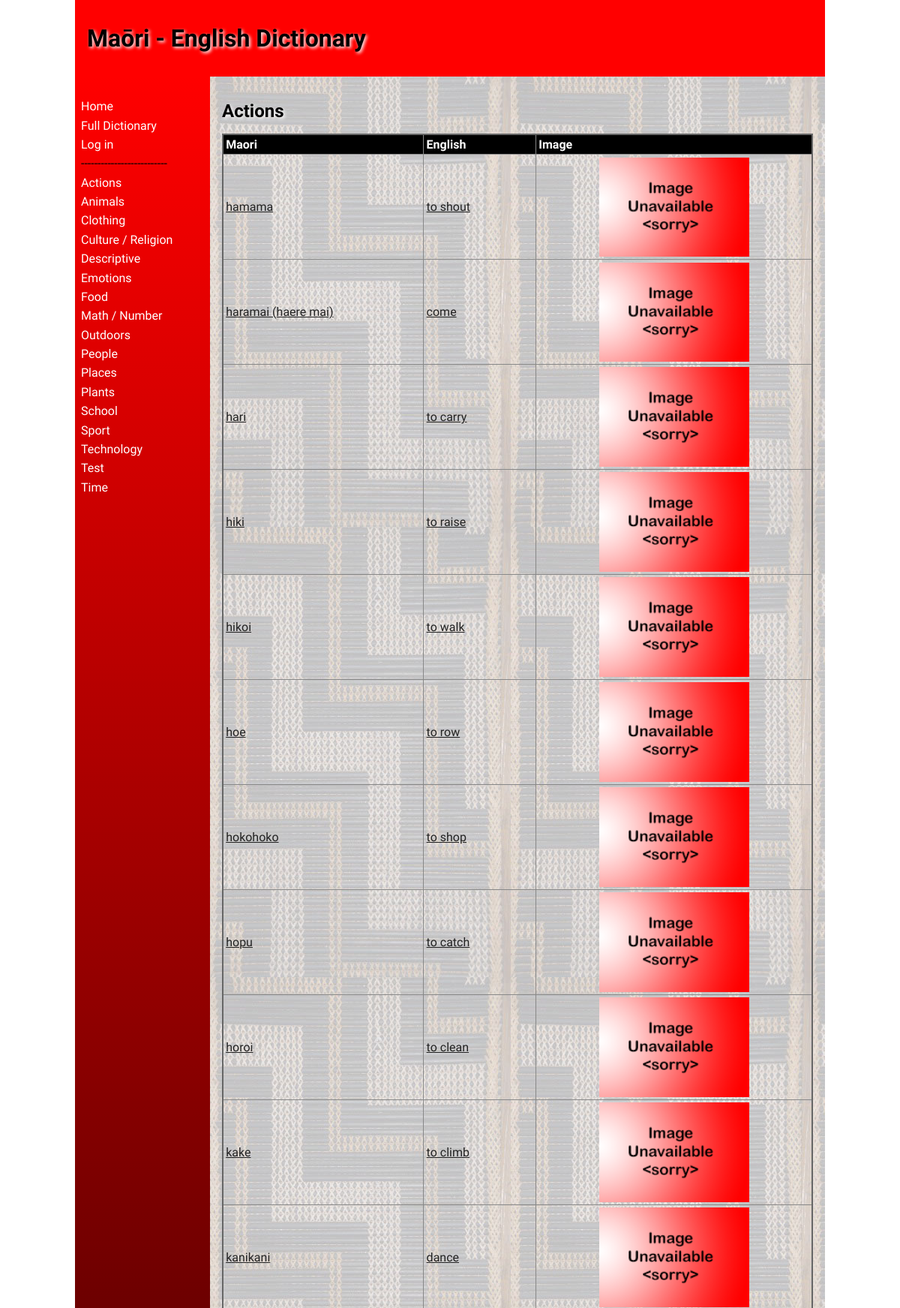
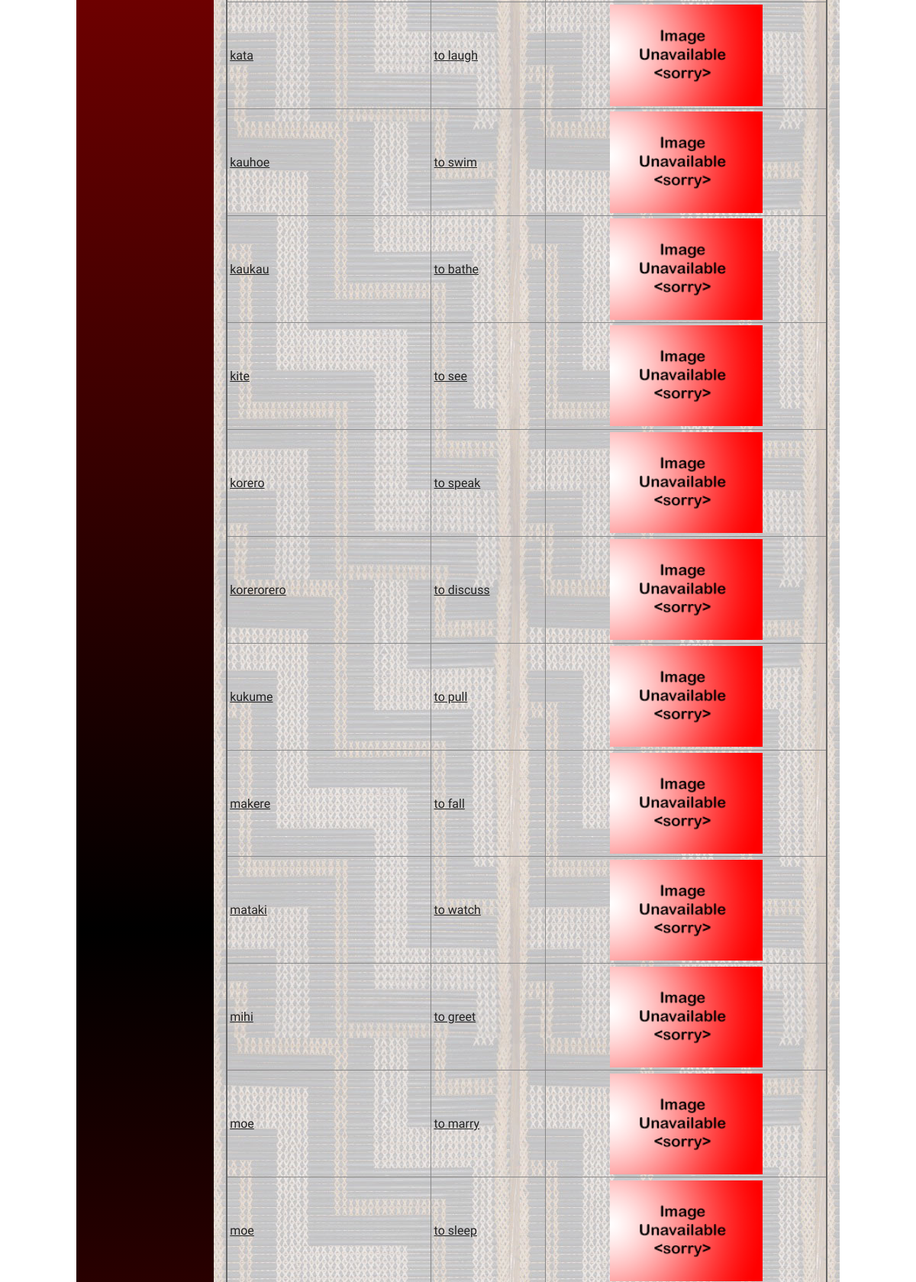
Page /category/1 (upper part) on the committed database (2 pictures, top to bottom).
### tables this page shows
CREATE TABLE "categories"
(
	id integer
		primary key autoincrement,
	category_names varchar(30),
	user_created boolean
);

CREATE TABLE "words"
(
	id integer
		primary key autoincrement,
	user_id integer not null
		references user_details,
	category_id integer
		references categories,
	maori varchar(30),
	english varchar(30),
	definition varchar(200),
	level integer,
	timestamp datetime,
	image varchar(100)
);

### app.py (the view)
@app.route('/category/<cat_id>')
def render_category_page(cat_id):
    con = create_connection(DB_NAME)
    query = "SELECT id, category_names, user_created FROM categories WHERE id = ?"
    cur = con.cursor()
    cur.execute(query, (cat_id,))
    fetched_categories = cur.fetchall()
    if not fetched_categories:
        return redirect('/?error=No+such+category')
    query = "SELECT * FROM words WHERE category_id = ? ORDER BY maori ASC"
    cur = con.cursor()
    cur.execute(query, (cat_id,))
    fetched_words = cur.fetchall()
    con.close()
    return render_template('category.html', logged_in=is_logged_in(), category_list=category_list(),
                           category_data=fetched_categories, category_words=fetched_words,
                           teacher_perms=is_teacher())

### app.py (called while the page is built)
def create_connection(db_file):
    try:
        connection = sqlite3.connect(db_file)
        connection.execute('pragma foreign_keys=ON')
        return connection
    except Error as e:
        print(e)
    return None

def is_logged_in():
    if session.get("email") is None:
        print("Not logged in")
        return False
    else:
        print("Logged in")
        return True

def is_teacher():
    if not is_logged_in() or (session.get("teacher") is (None or 0)):
        print("Not teacher logged in")
        return False
    else:
        print("Teacher logged in")
        return True

def category_list():
    con = create_connection(DB_NAME)
    query = "SELECT * FROM categories ORDER BY category_names ASC"
    cur = con.cursor()
    cur.execute(query)
    queried_categories = cur.fetchall()
    con.close()
    return queried_categories

### templates/category.html (shortened to what this page needs)
{% extends 'base.html' %}
{% block main %}
    <table class="table">
        <h2>{{ category_data[0][1] }}
        </h2>
        <thead>
        <tr>
            <th>Maori</th>
            <th>English</th>
            <th>Image</th>
        </tr>
        </thead>
        <tbody>
        {% for category_word in category_words %}
            <tr>
                <td><a href="/word/{{ category_word [0] }}">{{ category_word[3] }}</a></td>
                <td><a href="/word/{{ category_word [0] }}">{{ category_word[4] }}</a></td>
                <td><img src="/static/images/{{ category_word [8] }}"></td>
            </tr>
        {% endfor %}
        </tbody>
    </table>
{% endblock %}

### templates/base.html (shortened to what this page needs)
<!doctype html>
<html lang="en">
<head>
    <link href="{{ url_for('static', filename='css/style.css') }}" rel="stylesheet">
</head>
<body>
<div id="container">
    <header>
        <h1>Maōri - English Dictionary</h1>
    </header>
    <nav>
        <ul>
            <li><a href="\">Home</a></li>
            <li><a href="/full_dictionary">Full Dictionary</a></li>
            {% if logged_in %}
                {% if teacher_perms %}
                    <li>--------------------------</li>
                    <li><a href="/add_category">Add Category</a></li>
                    <li><a href="/add_word">Add Word</a></li>
                {% endif %}
                <li>--------------------------</li>
                <a href="/logout">Log out</a>
            {% else %}
                <li><a href="/login">Log in</a></li>
            {% endif %}
            <li>--------------------------</li>
            {% for category in category_list %}
                <li><a href="/category/{{ category[0] }}">{{ category[1] }}</a></li>
            {% endfor %}
        </ul>
    </nav>
    <main>
        {% block main %}{% endblock %}
    </main>
</div>
</body>
</html>

### static/css/style.css (style rules this page uses)
* { font-family: Comfortaa, sans-serif; margin: 0; padding: 0; box-sizing: border-box; }
#container { display: grid; grid-template-columns: 75px auto; grid-template-areas: 'nav header' 'main main' 'footer footer'; }
header { grid-area: header; background-color: #f00; padding: 1rem; }
nav { grid-area: nav; }
main { grid-area: main; padding: 1rem; background-color: #edd; }
h1, h2, h3, h4 { padding: 1rem 0; font-family: 'Suez One', serif; color: #000; text-shadow: 2px 2px 4px #fff; }
a { color: #222; text-decoration: underline; }
img { width: 100%; }
table { width: 100%; border: 2px solid #666; border-collapse: collapse; }
img { display: block; margin-left: auto; margin-right: auto; height: auto; width:200px; }
th, td { border: 1px solid #888; padding: 0.2rem; text-align: left; }
th { background-color: #000; color: #fff; }
@media only screen and (min-width: 768px) { #container { grid-template-columns: 180px auto; grid-template-areas: 'header header' 'nav main' 'footer footer'; } }
@media only screen and (min-width: 768px) { nav { background: linear-gradient(180deg, rgba(255,0,0,1) 0%, rgba(0, 0, 0, 1) 50%, rgba(255,0,0,1) 100%); padding: 0.5rem; } }
@media only screen and (min-width: 768px) { nav ul { list-style: none; } }
@media only screen and (min-width: 768px) { nav li { padding: 0.2rem 0; } }
@media only screen and (min-width: 768px) { nav a { color: #fff; text-decoration: none; } }
@media only screen and (min-width: 768px) { main { background-image: url('/static/images/poutama.jpg'); } }
@media only screen and (min-width: 1000px) { #container { width: 1000px; margin: auto; } }

### rows in the picture
categories: category_names "Actions"
categories: category_names "Animals"
categories: category_names "Clothing"
categories: category_names "Culture / Religion"
categories: category_names "Descriptive"
categories: category_names "Emotions"
categories: category_names "Food"
categories: category_names "Math / Number"
categories: category_names "Outdoors"
categories: category_names "People"
categories: category_names "Places"
categories: category_names "Plants"
categories: category_names "School"
categories: category_names "Sport"
categories: category_names "Technology"
categories: category_names "Test"
categories: category_names "Time"
words: maori "hamama", english "to shout", image (placeholder picture)
words: maori "haramai (haere mai)", english "come", image (placeholder picture)
words: maori "hari", english "to carry", image (placeholder picture)
words: maori "hiki", english "to raise", image (placeholder picture)
words: maori "hikoi", english "to walk", image (placeholder picture)
words: maori "hoe", english "to row", image (placeholder picture)
words: maori "hokohoko", english "to shop", image (placeholder picture)
words: maori "hopu", english "to catch", image (placeholder picture)
words: maori "horoi", english "to clean", image (placeholder picture)
words: maori "kake", english "to climb", image (placeholder picture)
words: maori "kanikani", english "dance", image (placeholder picture)
words: maori "kata", english "to laugh", image (placeholder picture)
words: maori "kauhoe", english "to swim", image (placeholder picture)
words: maori "kaukau", english "to bathe", image (placeholder picture)
words: maori "kite", english "to see", image (placeholder picture)
words: maori "korero", english "to speak", image (placeholder picture)
words: maori "korerorero", english "to discuss", image (placeholder picture)
words: maori "kukume", english "to pull", image (placeholder picture)
words: maori "makere", english "to fall", image (placeholder picture)
words: maori "mataki", english "to watch", image (placeholder picture)
words: maori "mihi", english "to greet", image (placeholder picture)
words: maori "moe", english "to marry", image (placeholder picture)
words: maori "moe", english "to sleep", image (placeholder picture)
